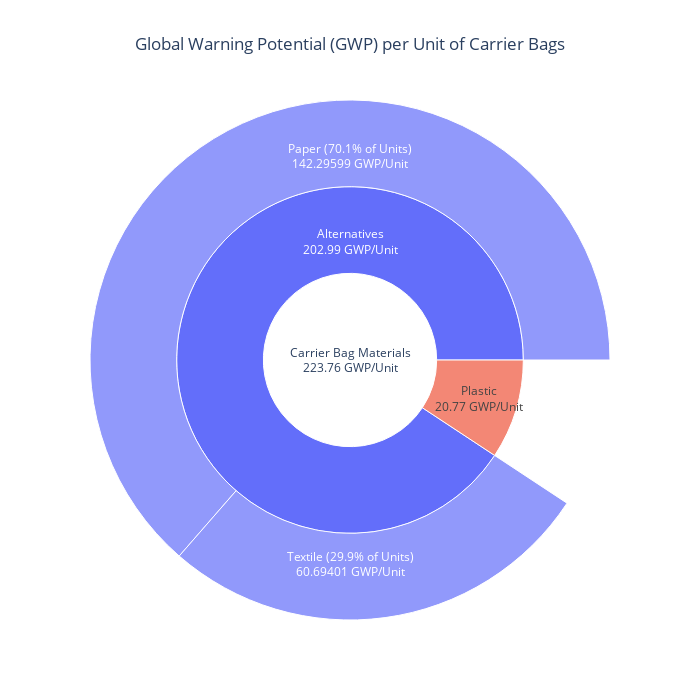

Notebook source saved alongside this figure:
### Code cell
fig =go.Figure(go.Sunburst(
    labels=["Carrier Bag Materials", "Plastic", "Alternatives", "Paper (70.1% of Units)", "Textile (29.9% of Units)"],
    parents=["", "Carrier Bag Materials", "Carrier Bag Materials", "Alternatives", "Alternatives"],
    values=[20.77+202.99, 20.77, 202.99, 202.99*0.701, 202.99*0.299],
    texttemplate='%{label}<br>%{value} GWP/Unit',
    insidetextorientation='horizontal',
    branchvalues="total"
))
fig.update_layout(uniformtext=dict(minsize=10, mode='show'))
# fig.update_layout(margin = dict(t=10, l=10, r=10, b=10))
fig.update_layout(title = 'Global Warning Potential (GWP) per Unit of Carrier Bags', title_x = 0.5)
fig.update_layout(autosize=False, width = 700, height = 700)

fig.show()

### Figure 1 — Plotly figure (JSON) as saved in the notebook; plotly's stock layout.template omitted (floating-point values rounded to 4 significant figures)
{"data": [{"branchvalues": "total", "insidetextorientation": "horizontal", "labels": ["Carrier Bag Materials", "Plastic", "Alternatives", "Paper (70.1% of Units)", "Textile (29.9% of Units)"], "parents": ["", "Carrier Bag Materials", "Carrier Bag Materials", "Alternatives", "Alternatives"], "texttemplate": "%{label}<br>%{value} GWP/Unit", "type": "sunburst", "values": [223.8, 20.77, 203.0, 142.3, 60.69]}], "layout": {"autosize": false, "height": 700, "title": {"text": "Global Warning Potential (GWP) per Unit of Carrier Bags", "x": 0.5}, "uniformtext": {"minsize": 10, "mode": "show"}, "width": 700}}
